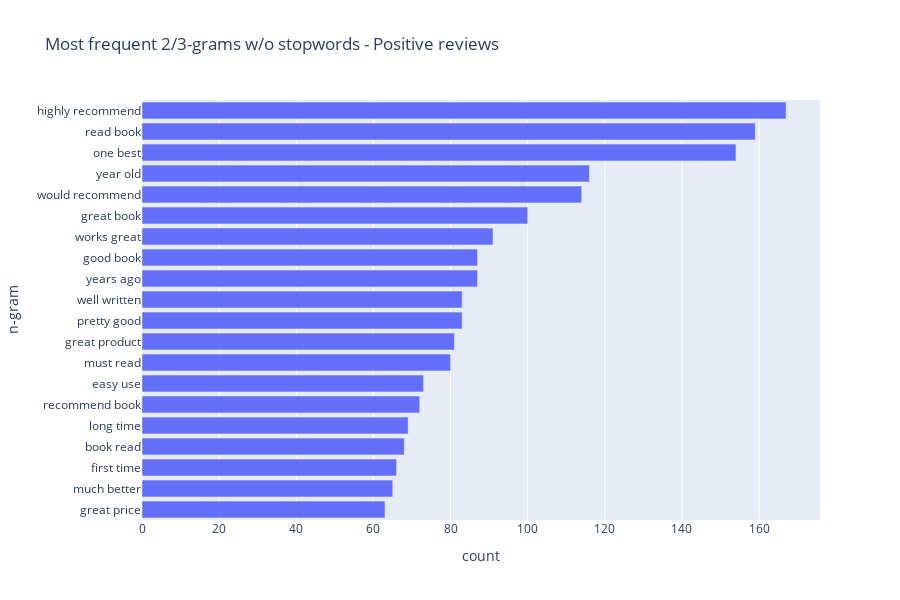

Notebook cell for this chart:
### Markdown cell above
The resulting features are now much more likely to be meaningful to sentiment analysis for the reviewed products, in particular when considering 2-grams and 3-grams.

### Code cell
cv2 = CountVectorizer(ngram_range=(2,3), stop_words=sw)
cv2.fit(df['text'])
fts2 = cv2.get_feature_names_out()

freq_pos = cv2.transform(df.loc[df['label'] == 2, 'text'])
gram_counts_pos = np.array(freq_pos.sum(0)).squeeze()

gram_counts_pos_df = pd.DataFrame({'n-gram': [fts2[i] for i in gram_counts_pos.argsort()],
                               'count': sorted(gram_counts_pos)})

px.bar(gram_counts_pos_df[-20:], y='n-gram', x='count', title='Most frequent 2/3-grams w/o stopwords - Positive reviews',
       orientation='h', height=600)

### Figure 1 — Plotly figure (JSON) as saved in the notebook; plotly's stock layout.template omitted (floating-point values rounded to 4 significant figures)
{"data": [{"alignmentgroup": "True", "hovertemplate": "count=%{x}<br>n-gram=%{y}<extra></extra>", "legendgroup": "", "marker": {"color": "#636efa", "pattern": {"shape": ""}}, "name": "", "offsetgroup": "", "orientation": "h", "showlegend": false, "textposition": "auto", "type": "bar", "x": [63, 65, 66, 68, 69, 72, 73, 80, 81, 83, 83, 87, 87, 91, 100, 114, 116, 154, 159, 167], "xaxis": "x", "y": ["great price", "much better", "first time", "book read", "long time", "recommend book", "easy use", "must read", "great product", "pretty good", "well written", "years ago", "good book", "works great", "great book", "would recommend", "year old", "one best", "read book", "highly recommend"], "yaxis": "y"}], "layout": {"barmode": "relative", "height": 600, "legend": {"tracegroupgap": 0}, "title": {"text": "Most frequent 2/3-grams w/o stopwords - Positive reviews"}, "xaxis": {"anchor": "y", "domain": [0, 1], "title": {"text": "count"}}, "yaxis": {"anchor": "x", "domain": [0, 1], "title": {"text": "n-gram"}}}}
